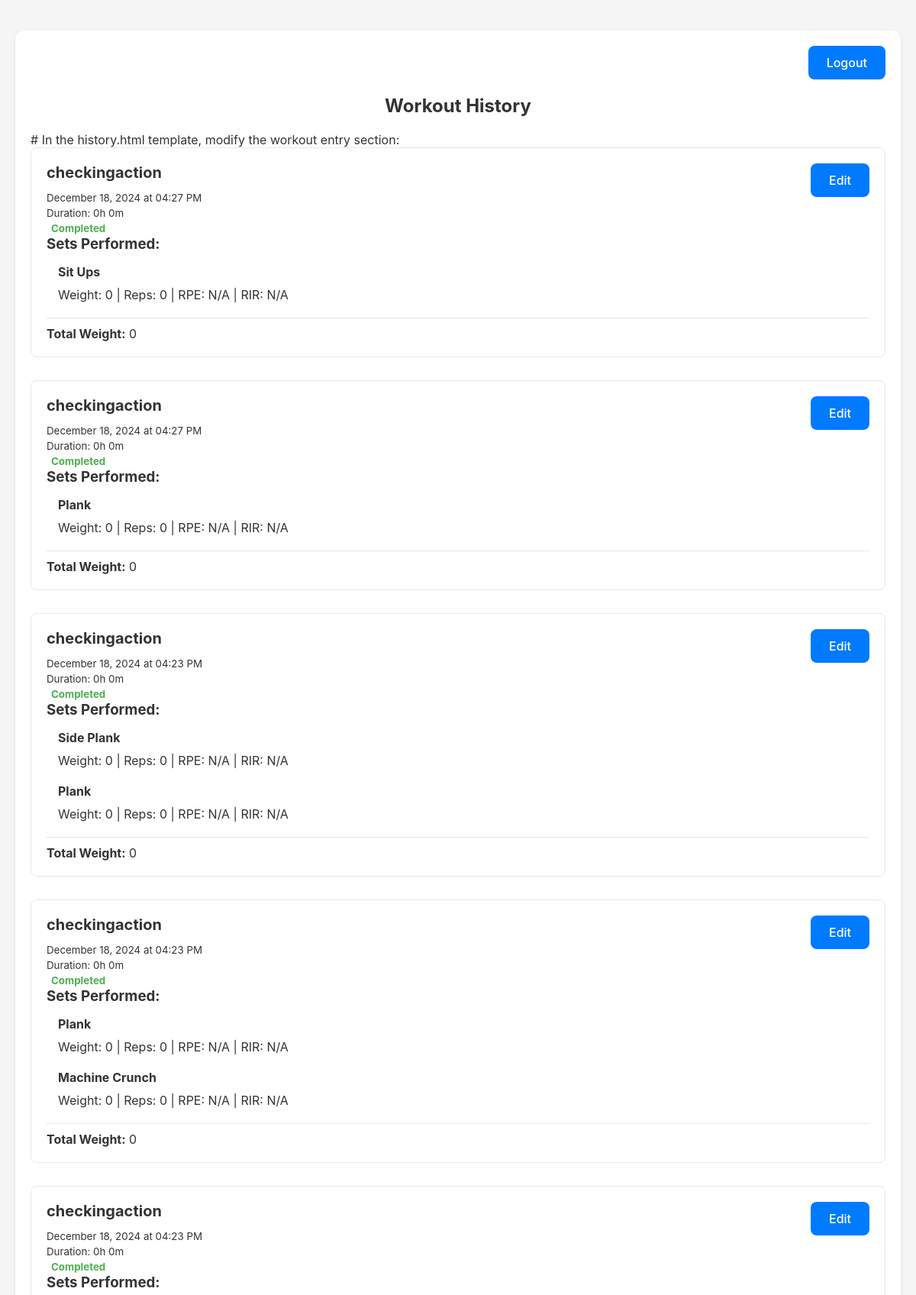
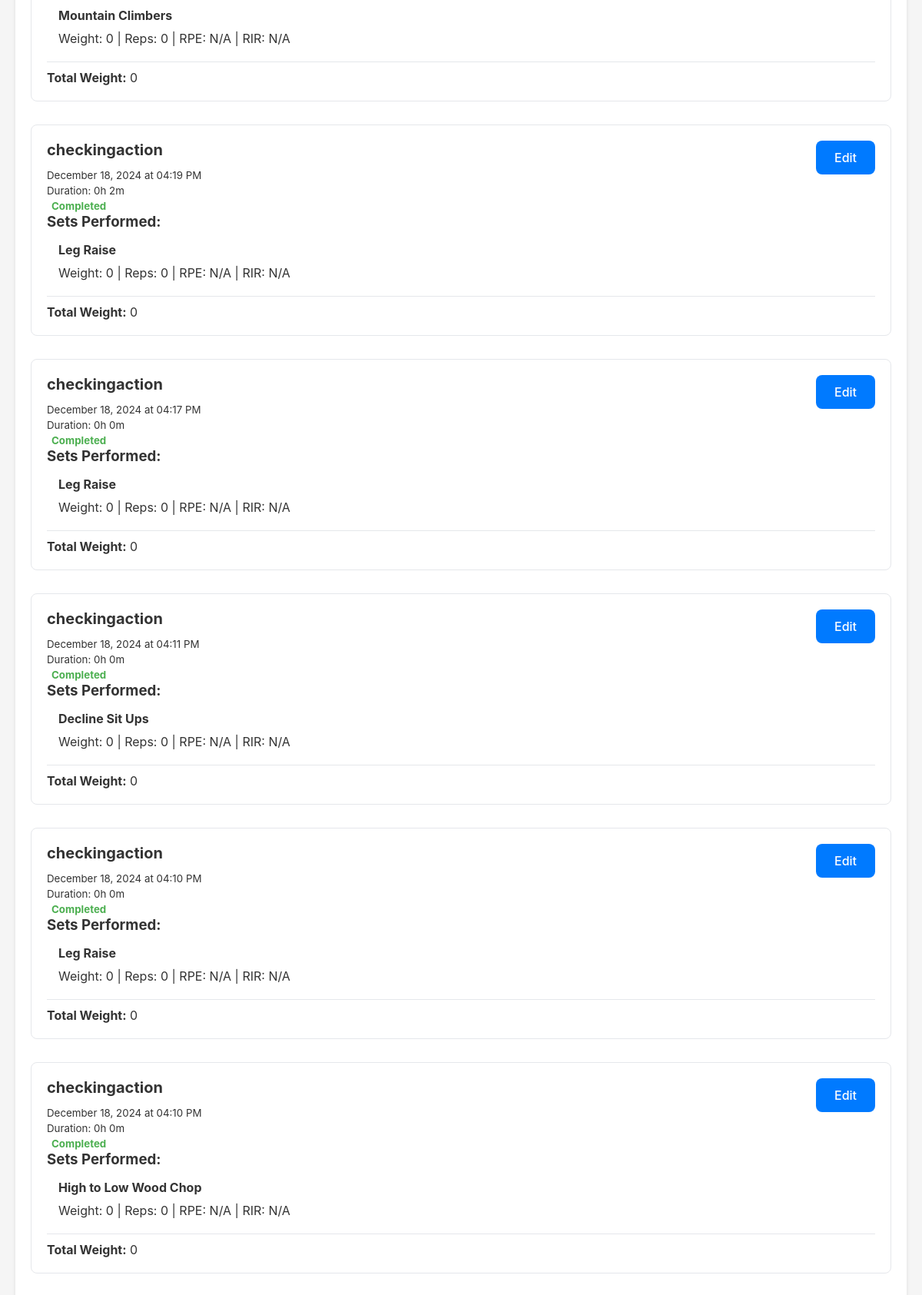
The app's page /history (signed in, upper part) with its own data (2 pictures, top to bottom).
### app.py (models this page shows, shortened)
class Workout(db.Model):
    id = db.Column(db.Integer, primary_key=True)
    user_id = db.Column(db.Integer, db.ForeignKey('user.id'), nullable=False)
    template_id = db.Column(db.Integer, db.ForeignKey('workout_template.id'))
    date = db.Column(db.DateTime, nullable=False, default=cstnow())
    name = db.Column(db.String(100))
    notes = db.Column(db.String(500))
    completed = db.Column(db.Boolean, default=False)
    end_time = db.Column(db.DateTime)  # Add this line
    sets = db.relationship('WorkoutSet', backref='workout', lazy=True)

class WorkoutSet(db.Model):
    id = db.Column(db.Integer, primary_key=True)
    workout_id = db.Column(db.Integer, db.ForeignKey('workout.id'), nullable=False)
    exercise_id = db.Column(db.Integer, db.ForeignKey('exercise.id'), nullable=False)
    weight = db.Column(db.Float)
    reps = db.Column(db.Integer)
    rpe = db.Column(db.Float)
    rir = db.Column(db.Integer)
    notes = db.Column(db.String(200))
    completed = db.Column(db.Boolean, default=False)
    exercise = db.relationship('Exercise', backref='sets')

class Exercise(db.Model):
    id = db.Column(db.Integer, primary_key=True)
    name = db.Column(db.String(100), nullable=False)
    category = db.Column(db.String(50), nullable=False)
    equipment = db.Column(db.String(50))

### app.py (the view)
@app.route('/history')
@login_required
def history():
    past_workouts = Workout.query.filter_by(user_id=current_user.id, completed=True).order_by(Workout.date.desc()).all()
    return render_template('history.html', workouts=past_workouts)

### app.py (called while the page is built)
@login_manager.user_loader
def load_user(user_id):
    return User.query.get(int(user_id))

### templates/history.html (shortened to what this page needs)
{% extends "base.html" %} {% block content %}
<div class="container">
    <div class="logout">
        <a href="{{ url_for('logout') }}" class="button">Logout</a>
    </div>
    <h1>Workout History</h1>
    {% if workouts %}
    # In the history.html template, modify the workout entry section:
    {% for w in workouts %}
        <div class="workout-entry">
            <div style="display: flex; justify-content: space-between; align-items: start;">
                <div>
                    <h2>{{ w.name or (w.template.name if w.template else 'Workout') }}</h2>
                    <small>{{ w.date.strftime('%B %d, %Y at %I:%M %p') }}</small><br>
                    {% if w.completed and w.end_time %}
                        {% set duration = w.end_time - w.date %}
                        {% set hours = duration.seconds // 3600 %}
                        {% set minutes = (duration.seconds % 3600) // 60 %}
                        <small>Duration: {{ hours }}h {{ minutes }}m</small><br>
                    {% endif %}
                    {% if w.completed %}
                        <small class="status completed">Completed</small>
                    {% else %}
                        <small class="status in-progress">In Progress</small>
                    {% endif %}
                </div>
                <a href="{{ url_for('edit_history', workout_id=w.id) }}" class="button" style="margin-left: 10px;">Edit</a>
            </div>
                {% if w.sets %}
                    <h3>Sets Performed:</h3>
                    {% set ns = namespace(total_weight=0, current_exercise=none, current_group=[]) %}
                    {% for s in w.sets %}
                        {% if ns.current_exercise != s.exercise.name or (ns.current_group and ns.current_group[-1].id != s.id - 1) %}
                            {% if ns.current_group %}
                                </div>
                            {% endif %}
                            {% set ns.current_exercise = s.exercise.name %}
                            {% set ns.current_group = [s] %}
                            <div class="exercise-group">
                                <h4>{{ s.exercise.name }}</h4>
                        {% else %}
                            {% set ns.current_group = ns.current_group + [s] %}
                        {% endif %}
                        <div class="set-entry">
                            Weight: {{ s.weight if s.weight else 0 }} |
                            Reps: {{ s.reps if s.reps else 0 }} |
                            RPE: {{ s.rpe if s.rpe else 'N/A' }} |
                            RIR: {{ s.rir if s.rir else 'N/A' }}
                        </div>
                        {% if s.weight is not none and s.reps is not none %}
                            {% set ns.total_weight = ns.total_weight + (s.weight * s.reps) %}
                        {% endif %}
                        {% if loop.last %}
                            </div>
                        {% endif %}
                    {% endfor %}
                    <div class="total-weight">
                        <strong>Total Weight:</strong> {{ ns.total_weight }}
                    </div>
                {% else %}
                    <p>No sets recorded for this workout.</p>
                {% endif %}
            </div>
        {% endfor %}
    {% else %}
        <p class="history-body">No past workouts found.</p>
    {% endif %}
</div>
{% endblock %}

### templates/base.html (shortened to what this page needs)
<!DOCTYPE html>
<html lang="en">
<head>
    <link href="../static/style.css" rel="stylesheet">
</head>
<body>
    {% block content %}{% endblock %}
</body>
</html>

### static/style.css (style rules this page uses)
:root { --primary-color: #007AFF; --primary-hover-color: #0056b3; --danger-color: #dc3545; --danger-hover-color: #c82333; --success-color: #28a745; --success-hover-color: #218838; --neutral-color: #6c757d; --neutral-hover-color: #5a6268; --border-color: #ddd; --background-color: #f5f5f5; --card-background: white; --font-color: #333; --muted-color: #666; --muted-hover-color:#585353; --very-muted-color: #f0eaea; }
* { box-sizing: border-box; font-family: -apple-system, BlinkMacSystemFont, "Segoe UI", Roboto, Helvetica, Arial, sans-serif; margin: 0; padding: 0; }
body { background-color: var(--background-color); color: var(--font-color); padding: 20px; }
.container { max-width: 1200px; margin: 0 auto; padding: 20px; background-color: var(--card-background); border-radius: 12px; box-shadow: 0 2px 4px rgba(0, 0, 0, 0.1); padding: 20px; margin-bottom: 20px; }
h1 { font-size: 24px; color: var(--font-color); margin-bottom: 20px; text-align: center; }
h2 { font-size: 20px; color: var(--font-color); margin-bottom: 10px; }
button, a.button { background-color: var(--primary-color); color: white; border: none; padding: 12px 24px; border-radius: 8px; font-size: 16px; cursor:pointer; align-items: center; text-decoration: none; display: inline-block; transition: background-color 0.3s ease, transform 0.2s ease; }
.logout { text-align: right; }
.logout .button { background-color: var(--primary-color); }
a { color: var(--primary-color); text-decoration: none; font-weight: 500; }

### templates/history.html (style rules this page uses)
.logout { text-align: right; margin-bottom: 20px; }
.button { padding: 8px 16px; background-color: #3B82F6; color: white; border: none; border-radius: 6px; text-decoration: none; }
.workout-entry { margin-bottom: 30px; padding: 20px; border: 1px solid #E5E7EB; border-radius: 8px; }
.status { font-weight: bold; padding: 2px 6px; border-radius: 4px; }
.completed { color: #4CAF50; }
.exercise-group { margin: 15px 0; padding-left: 15px; }
.set-entry { margin: 5px 0; padding: 5px 0; }
.total-weight { margin-top: 15px; padding-top: 10px; border-top: 1px solid #E5E7EB; }

### records on screen
Workout: name "checkingaction", date "December 18, 2024 at 04:27 PM", hours "0", minutes "0", completed "Completed", total_weight "0"
WorkoutSet: exercise.name "Sit Ups", weight "0", reps "0", rpe "N/A", rir "N/A"
Workout: name "checkingaction", date "December 18, 2024 at 04:27 PM", hours "0", minutes "0", completed "Completed", total_weight "0"
WorkoutSet: exercise.name "Plank", weight "0", reps "0", rpe "N/A", rir "N/A"
Workout: name "checkingaction", date "December 18, 2024 at 04:23 PM", hours "0", minutes "0", completed "Completed", total_weight "0"
WorkoutSet: exercise.name "Side Plank", weight "0", reps "0", rpe "N/A", rir "N/A"
WorkoutSet: exercise.name "Plank", weight "0", reps "0", rpe "N/A", rir "N/A"
Workout: name "checkingaction", date "December 18, 2024 at 04:23 PM", hours "0", minutes "0", completed "Completed", total_weight "0"
WorkoutSet: exercise.name "Plank", weight "0", reps "0", rpe "N/A", rir "N/A"
WorkoutSet: exercise.name "Machine Crunch", weight "0", reps "0", rpe "N/A", rir "N/A"
Workout: name "checkingaction", date "December 18, 2024 at 04:23 PM", hours "0", minutes "0", completed "Completed", total_weight "0"
WorkoutSet: exercise.name "Mountain Climbers", weight "0", reps "0", rpe "N/A", rir "N/A"
Workout: name "checkingaction", date "December 18, 2024 at 04:19 PM", hours "0", user "2", completed "Completed", total_weight "0"
WorkoutSet: exercise.name "Leg Raise", weight "0", reps "0", rpe "N/A", rir "N/A"
Workout: name "checkingaction", date "December 18, 2024 at 04:17 PM", hours "0", minutes "0", completed "Completed", total_weight "0"
WorkoutSet: exercise.name "Leg Raise", weight "0", reps "0", rpe "N/A", rir "N/A"
Workout: name "checkingaction", date "December 18, 2024 at 04:11 PM", hours "0", minutes "0", completed "Completed", total_weight "0"
WorkoutSet: exercise.name "Decline Sit Ups", weight "0", reps "0", rpe "N/A", rir "N/A"
Workout: name "checkingaction", date "December 18, 2024 at 04:10 PM", hours "0", minutes "0", completed "Completed", total_weight "0"
WorkoutSet: exercise.name "Leg Raise", weight "0", reps "0", rpe "N/A", rir "N/A"
Workout: name "checkingaction", date "December 18, 2024 at 04:10 PM", hours "0", minutes "0", completed "Completed", total_weight "0"
WorkoutSet: exercise.name "High to Low Wood Chop", weight "0", reps "0", rpe "N/A", rir "N/A"
